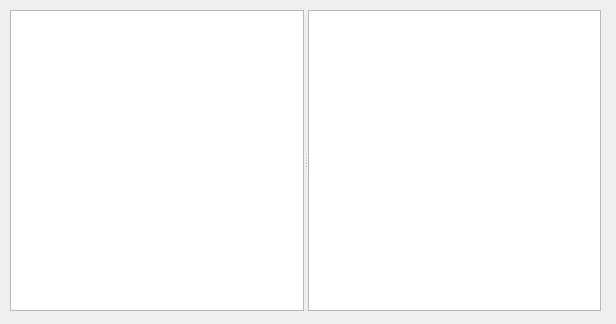
<?xml version="1.0" encoding="UTF-8"?>
<ui version="4.0">
 <class>Dialog</class>
 <widget class="QDialog" name="Dialog">
  <property name="geometry">
   <rect>
    <x>0</x>
    <y>0</y>
    <width>616</width>
    <height>324</height>
   </rect>
  </property>
  <property name="windowTitle">
   <string>Dialog</string>
  </property>
  <widget class="QSplitter" name="splitter">
   <property name="geometry">
    <rect>
     <x>10</x>
     <y>10</y>
     <width>591</width>
     <height>301</height>
    </rect>
   </property>
   <property name="orientation">
    <enum>Qt::Horizontal</enum>
   </property>
   <widget class="QPlainTextEdit" name="plainTextEdit"/>
   <widget class="QPlainTextEdit" name="plainTextEdit_2"/>
  </widget>
 </widget>
 <resources/>
 <connections/>
</ui>
